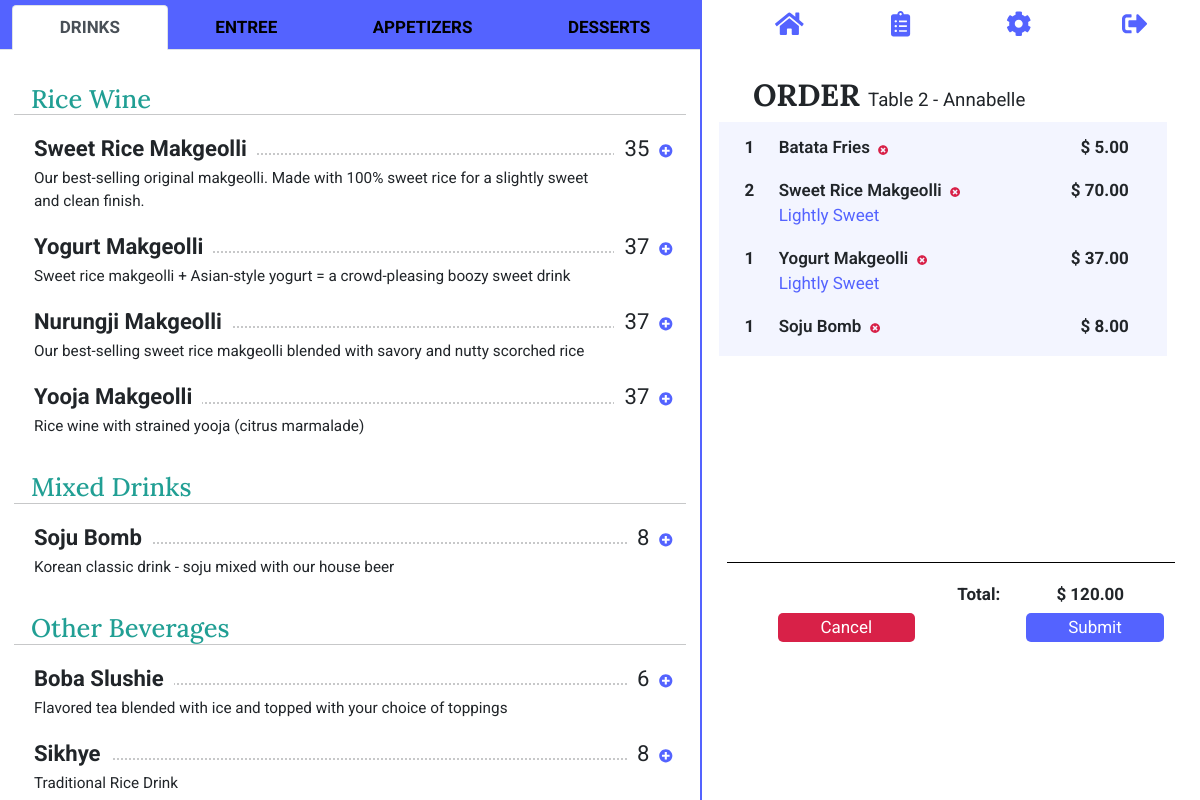
Page /complete-order?order_id=6 (signed in) on the committed database.
### tables.py (models this page shows)
class Category(db.Model):
    __tablename__ = "category"
    id = db.Column(db.Integer, primary_key=True)
    name = db.Column(db.String(30), nullable=False)
    items = relationship("MenuItem", back_populates="category")
    sections = relationship("Section", back_populates="category")
    status = db.Column(db.String(50), nullable=False)

class Section(db.Model):
    __tablename__ = "section"
    id = db.Column(db.Integer, primary_key=True)
    name = db.Column(db.String(50), nullable=False)
    items = relationship("MenuItem", back_populates="section")
    category_id = db.Column(db.Integer, db.ForeignKey("category.id"))
    category = relationship("Category", back_populates="sections")
    status = db.Column(db.String(50), nullable=False)

class MenuItem(db.Model):
    __tablename__ = "item"
    id = db.Column(db.Integer, primary_key=True)
    name = db.Column(db.String(30), nullable=False, unique=True)
    price = db.Column(db.Integer, nullable=False)
    description = db.Column(db.String(120), nullable=True)
    mods = relationship("ItemMod", back_populates="item")
    category_id = db.Column(db.Integer, db.ForeignKey("category.id"))
    category = relationship("Category", back_populates="items")
    section_id = db.Column(db.Integer, db.ForeignKey("section.id"))
    section = relationship("Section", back_populates="items")
    order_items = relationship("OrderItem", back_populates="item")
    status = db.Column(db.String(50), nullable=False)

class Table(db.Model):
    __tablename__ = "table"
    id = db.Column(db.Integer, primary_key=True)
    name = db.Column(db.String(50), nullable=False, unique=True)
    orders = relationship("Order", back_populates="table")
    status = db.Column(db.String(50), nullable=False)

class Order(db.Model):
    __tablename__ = "order"
    id = db.Column(db.Integer, primary_key=True)
    customer_name = db.Column(db.String(50), nullable=False)
    status = db.Column(db.String(100), nullable=False)
    created_at = db.Column(db.String(100), nullable=False)
    submitted_at = db.Column(db.String(100))
    closed_at = db.Column(db.String(100))
    table = relationship("Table", back_populates="orders")
    table_id = db.Column(db.Integer, db.ForeignKey("table.id"))
    order_items = relationship("OrderItem", back_populates="order")
    user = relationship("User", back_populates="orders")
    user_id = db.Column(db.Integer, db.ForeignKey("user.id"))

class OrderItem(db.Model):
    __tablename__ = "order_item"
    id = db.Column(db.Integer, primary_key=True)
    quantity = db.Column(db.Integer, nullable=False)
    notes = db.Column(db.String(200))
    subtotal = db.Column(db.Float, nullable=False)
    order_item_mods = relationship("OrderItemMod", back_populates="order_item")
    item = relationship("MenuItem", back_populates="order_items")
    item_id = db.Column(db.Integer, db.ForeignKey("item.id"))
    order = relationship("Order", back_populates="order_items")
    order_id = db.Column(db.Integer, db.ForeignKey("order.id"))

class OrderItemMod(db.Model):
    __tablename__ = "order_item_mods"
    id = db.Column(db.Integer, primary_key=True)
    chosen_var = db.Column(db.String(200), nullable=False)
    order_item = relationship("OrderItem", back_populates="order_item_mods")
    order_item_id = db.Column(db.Integer, db.ForeignKey("order_item.id"))
    mod = relationship("ItemMod", back_populates="order_item_mods")
    mod_id = db.Column(db.Integer, db.ForeignKey("modification.id"))

### main.py (the view, shortened to what this page needs)
@app.route('/complete-order', methods=['GET', 'POST'])
@login_required
def complete_order():
    menu, categories, sections = menu_create()
    form = AddOrderItemForm()
    item_id = request.args.get("item_id")
    order_id = request.args.get("order_id")
    if order_id:
        order = db.session.query(Order).get(order_id)
    else:
        order = db.session.query(Order).filter(Order.user_id == current_user.id, Order.status == "started").order_by(
            Order.id.desc()).first()
    return render_template('complete-order.html', form=form, menu=menu, categories=categories, sections=sections,
                           order=order)

### main.py (called while the page is built)
def menu_create():
    menu = MenuItem.query.filter(MenuItem.status == "active").all()
    categories = Category.query.filter(Category.status == "active").all()
    sections = Section.query.filter(Section.status == "active").all()
    return menu, categories, sections

@login_manager.user_loader
def load_user(user_id):
    return User.query.get(int(user_id))

### templates/complete-order.html (shortened to what this page needs)
{% block content %}
{% include "header.html" %}
{% set order_id = request.args.get("order_id") %}
<div class="container">
    <div class="row main-row">
        <div class="col-md-7 left-side">
            {% include "menu.html" %}
        </div>
        <div class="col-md-5 right-side">
            {% include "navbar.html" %}
            <h1 class="right-heading">
                ORDER
                <span class="right-subheading"> {{ order.table.name }} - {{ order.customer_name }}</span>
            </h1>
            <div class="order-items">
                <div class="container-fluid oi-container">
                    {% for x in order.order_items: %}
                    <div class="row">
                        <div class="col-md-1 order-item-quantity no-padding">
                            {{ x.quantity }}
                        </div>
                        <div class="col-md-8">
                            <span class="order-item-name">
                                {{ x.item.name }}
                            </span>
                            <a class="menu-buttons remove-button"
                               href="{{url_for('delete_order_item', oi_id=x.id, order_id=order_id)}}">
                                <i class="fas fa-times-circle"></i>
                            </a>
                            <div>
                                <span class="order-item-mods">
                                        {% for y in x.order_item_mods: %}
                                        {{ y.chosen_var }}
                                        {% endfor %}
                                </span>
                            </div>
                        </div>
                        <div class="col-md-3 order-item-price">
                            {{ "$ %.2f"|format(x.subtotal) }}
                        </div>
                    </div>
                    {% endfor %}
                </div>
            </div>
            <div class="container-fluid oi-bottom-container">
                <div class="row oi-bottom-row">
                    <div class="col-md-8 order-item-price">
                        Total:
                    </div>
                    <div class="col-md-4 order-item-price">
                        {{ "$ %.2f"|format( order.order_items | sum(attribute='subtotal') )}}
                    </div>
                </div>
                <div class="row oi-bottom-row">
                    <div class="col-md-4">
                        <a class="btn cancel-btn" href="{{ url_for('cancel_order', order_id=order.id) }}" type="button">
                            Cancel
                        </a>
                    </div>
                    <div class="col-md-4 offset-md-4">
                        <a class="btn submit-btn" href="{{ url_for('submit_order', order_id=order.id) }}" type="button">
                            Submit
                        </a>
                    </div>
                </div>
            </div>
        </div>
    </div>
</div>
{% endblock %}

### templates/menu.html (shortened to what this page needs)
<div class="menu-box">
  {% set order_id = request.args.get("order_id") %}
  <ul class="menu-tabs nav nav-tabs nav-fill" role="tablist">
    {% for category in categories: %}
    {% if loop.first %}
    <li class="nav-item" role="presentation">
      <button aria-controls="{{ category.name }}" aria-selected="true" class="nav-link active" data-bs-target="#{{ category.name }}" data-bs-toggle="tab" id="{{ category.name }}-tab" role="tab" type="button">
        {{ category.name }}
      </button>
    </li>
    {% else: %}
    <li class="nav-item" role="presentation">
      <button aria-controls="{{ category.name }}" aria-selected="false" class="nav-link" data-bs-target="#{{ category.name }}" data-bs-toggle="tab" id="{{ category.name }}-tab" role="tab" type="button">
        {{ category.name }}
      </button>
    </li>
    {% endif %}
    {% endfor %}
  </ul>
  <div class="menu-content tab-content" id="nav-tabContent">
    {% for category in categories: %}
    <div aria-labelledby="{{ category.name }}-tab" class="tab-pane fade show {% if loop.first %}active{% endif %}" id="{{ category.name }}" role="tabpanel">
      {% for section in sections: %}
      {% if section.category.id == category.id: %}
      <h1 class="menu-section-header">
        {{ section.name }}
      </h1>
      <hr />
      {% endif %}
      {% for item in menu: %}
      {% if item.category.name == category.name and item.section.name == section.name: %}
      <div class="item">
        <span class="item-name">
          {{ item.name }}
        </span>
        <span class="menu-price">
          {{ item.price }}
          {% if '/complete-order' in url_for(request.endpoint): %}
          <a class="menu-buttons add-button" href="{{ url_for( 'complete_order', item_id=item.id, order_id=order_id) }}">
            <i class="fas fa-plus-circle"></i>
          </a>
          {% endif %}
        </span>
        <hr class="dots" />
        <p class="menu-description">
          {{ item.description }}
        </p>
      </div>
      {% endif %}
      {% endfor %}
      {% endfor %}
    </div>
    {% endfor %}
  </div>
</div>

### static/main.css (style rules this page uses)
:root { font-size: 17px; padding: 0; margin: 0; }
body { font-family: 'Roboto', sans-serif; }
a { text-decoration: none; }
.container { padding: 0; margin: 0; }
.main-row { width: 100vw; margin: 0; padding: 0; }
.left-side { position: relative; height: 100vh; padding: 0; }
.right-side { float: right; height: 100vh; border-left: 2px solid #5463FF; padding: 0; }
.menu-buttons { font-size: 0.6rem; padding: 0 0 0 4px; }
.add-button { color: #5463FF; font-size: 0.8rem; }
.cancel-btn { background-color: #D82148; }
.remove-button { color: #D82148; }
#submit, .submit-btn, .cancel-btn { color: white; padding: 2px 2.5rem; border: 0; border-radius: 5px; }
#submit, .submit-btn { background-color: #5463FF; }

### static/menu.css (style rules this page uses)
.menu-box { max-height: 100%; overflow: auto; }
.menu-tabs { padding: 5px 1% 0; position: -webkit-sticky; position: sticky; top: 0; background-color: #5463FF; width: 100%; z-index: 1; }
.nav-link { color: black; font-weight: bold; background-color: #757eff; margin: 0 5px; }
.menu-content { padding: 0 2%; margin: 0; }
.menu-section-header { font-size: 1.5rem; margin: 2rem 1rem 0; font-family: 'Lora', serif; color: #219F94; }
hr { margin: 0 auto 1rem; width: 100%; }
.item { width: 100%; padding-left: 20px; }
hr.dots { border-top: 2px dotted #fefefe; width: 95%; position: relative; top: -0.7rem; z-index: -1; margin: 0; }
.item-name { font-weight: bold; padding-right: 10px; font-size: 1.3rem; background-color: white; }
.menu-price { font-size: 1.3rem; background-color: white; position: relative; float: right; margin: 0 0.8rem; padding-left: 10px; }
.menu-description { font-size: 0.9rem; margin-right: 5rem; }

### static/settings.css (style rules this page uses)
.right-heading { font-family: 'Lora', serif; font-size: 1.8rem; font-weight: bold; padding: 1rem 0 0; position: relative; left: 3rem; width: 75% }
.right-subheading { font-family: 'Roboto', sans-serif; font-size: 1.1rem; font-weight: normal; }

### static/order.css (style rules this page uses)
.order-items { left: 1rem; width: 90%; position: relative; height: 55vh; }
.oi-container { max-height: 100%; overflow: auto; border: 0.8rem solid #F3F5FF; border-left: 0; border-bottom: 0; background-color: #F3F5FF; }
.order-item-name { font-weight: 600; }
.order-item-quantity { text-align: right; font-weight: bold; }
.order-item-price { text-align: right; padding-left: 0; font-weight: bold; }
.order-item-mods { color: #5463FF; }
.oi-bottom-container { border-top: 1px solid black; padding: 0.8rem 3rem; width: 90%; position: relative; }
.oi-bottom-row { padding: 5px 0 0; }

### rows in the picture
Category: name "DRINKS"
Category: name "ENTREE"
Category: name "APPETIZERS"
Category: name "DESSERTS"
Section: name "Rice Wine"
MenuItem: name "Sweet Rice Makgeolli", price "35", description "Our best-selling original makgeolli. Made with 100% sweet rice for a slightly sweet and clean finish."
MenuItem: name "Yogurt Makgeolli", price "37", description "Sweet rice makgeolli + Asian-style yogurt = a crowd-pleasing boozy sweet drink"
MenuItem: name "Nurungji Makgeolli", price "37", description "Our best-selling sweet rice makgeolli blended with savory and nutty scorched rice"
MenuItem: name "Yooja Makgeolli", price "37", description "Rice wine with strained yooja (citrus marmalade)"
Section: name "Mixed Drinks"
MenuItem: name "Soju Bomb", price "8", description "Korean classic drink - soju mixed with our house beer"
Section: name "Other Beverages"
MenuItem: name "Boba Slushie", price "6", description "Flavored tea blended with ice and topped with your choice of toppings"
MenuItem: name "Sikhye", price "8", description "Traditional Rice Drink"
Table: table.name "Table 2"
Order: customer_name "Annabelle"
OrderItem: quantity "1", item.name "Batata Fries", subtotal "$ 5.00"
OrderItem: quantity "2", item.name "Sweet Rice Makgeolli", subtotal "$ 70.00"
OrderItemMod: chosen_var "Lightly Sweet"
OrderItem: quantity "1", item.name "Yogurt Makgeolli", subtotal "$ 37.00"
OrderItemMod: chosen_var "Lightly Sweet"
OrderItem: quantity "1", item.name "Soju Bomb", subtotal "$ 8.00"

### other values in the picture
{{ "$ %.2f"|format( order.order_items | sum(attribute='subtotal') ) }} "$ 120.00"
